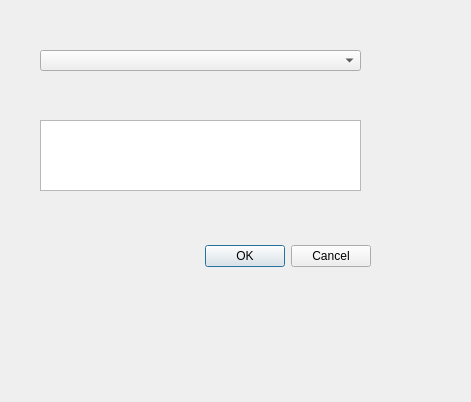
<?xml version="1.0" encoding="UTF-8"?>
<ui version="4.0">
 <class>Dialog</class>
 <widget class="QDialog" name="Dialog">
  <property name="geometry">
   <rect>
    <x>0</x>
    <y>0</y>
    <width>471</width>
    <height>402</height>
   </rect>
  </property>
  <property name="windowTitle">
   <string>Dialog</string>
  </property>
  <widget class="QDialogButtonBox" name="buttonBox">
   <property name="geometry">
    <rect>
     <x>30</x>
     <y>240</y>
     <width>341</width>
     <height>32</height>
    </rect>
   </property>
   <property name="orientation">
    <enum>Qt::Horizontal</enum>
   </property>
   <property name="standardButtons">
    <set>QDialogButtonBox::Cancel|QDialogButtonBox::Ok</set>
   </property>
  </widget>
  <widget class="QComboBox" name="comboBox">
   <property name="geometry">
    <rect>
     <x>40</x>
     <y>50</y>
     <width>321</width>
     <height>21</height>
    </rect>
   </property>
  </widget>
  <widget class="QPlainTextEdit" name="plainTextEdit">
   <property name="geometry">
    <rect>
     <x>40</x>
     <y>120</y>
     <width>321</width>
     <height>71</height>
    </rect>
   </property>
  </widget>
 </widget>
 <resources/>
 <connections>
  <connection>
   <sender>buttonBox</sender>
   <signal>accepted()</signal>
   <receiver>Dialog</receiver>
   <slot>accept()</slot>
   <hints>
    <hint type="sourcelabel">
     <x>248</x>
     <y>254</y>
    </hint>
    <hint type="destinationlabel">
     <x>157</x>
     <y>274</y>
    </hint>
   </hints>
  </connection>
  <connection>
   <sender>buttonBox</sender>
   <signal>rejected()</signal>
   <receiver>Dialog</receiver>
   <slot>reject()</slot>
   <hints>
    <hint type="sourcelabel">
     <x>316</x>
     <y>260</y>
    </hint>
    <hint type="destinationlabel">
     <x>286</x>
     <y>274</y>
    </hint>
   </hints>
  </connection>
 </connections>
</ui>
